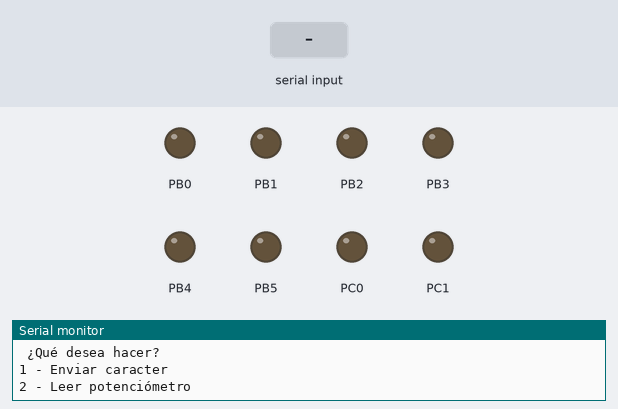
Recording of a program running on a simulated ATmega328P, built with avr-gcc and emulated at 16 MHz. Shown: output pins drawn as LEDs (lit = HIGH), the last lines printed to the serial monitor. The inputs (shaded band) are chosen by the test bench.

Above: at 1.2 s.
1.3 s: "2" received over Serial
At 1.6 s:
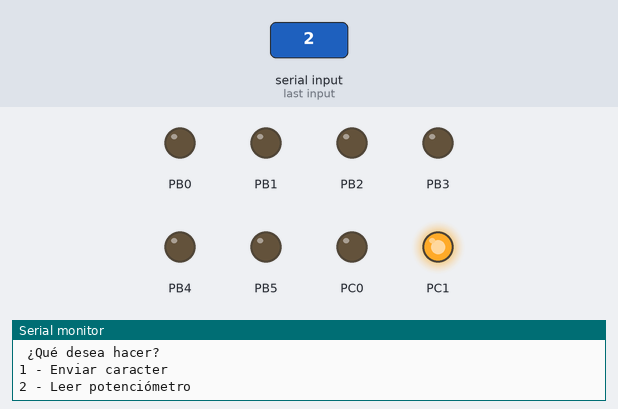
2.8 s: "1" received over Serial
4.3 s: "0" received over Serial
At 5.1 s:
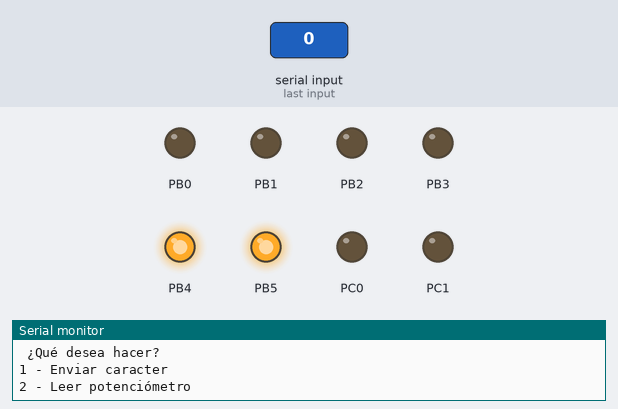
Timing chart, 0 to 7.3 s (numbered marks = the images above; inputs shaded):
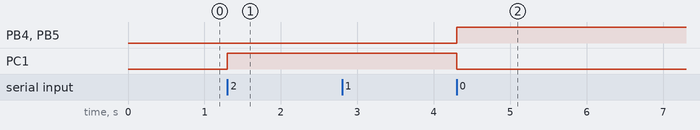

The program:

main.c
```c
// Universidad Del Valle de Guatemala
// Ingeniería Mecatrónica
// Programación de microcontroladores
// Laboratorio #4
// Caleb Portillo - 24419
/*****************************************************************************************************************************************************/
// Encabezado (Libraries)
#define F_CPU 16000000UL

#include <avr/io.h>
#include <util/delay.h>

// Variables
#define BAUD_RATE   9600
#define UBRR_VALUE  (F_CPU / (16UL * BAUD_RATE) - 1)
/*****************************************************************************************************************************************************/
// Function prototypes
int  main(void);
void setup();
void init_UART(uint16_t ubrr);
void init_ADC(void);
void writeChar(char c);
void writeString(char* string);
char readChar(void);
uint16_t read_ADC(uint8_t channel);
void displayASCII(char c);
/*****************************************************************************************************************************************************/
// Main Function
int main(void)
{
	setup();
	init_UART(UBRR_VALUE);
	init_ADC();

	while(1){
		writeString("\n ¿Qué desea hacer? \n");
		writeString("1 - Enviar caracter \n");
		writeString("2 - Leer potenciómetro \n");

		char option = readChar(); // Creamos una variable tipo char y leemos UDR0
		writeChar(option); // Eco del caracter recibido

		if (option == '1'){ // Enviar caracter
			writeString("\n Ingrese caracter:");
			char received = readChar(); // Leemos UDR0
			writeChar(received);
			displayASCII(received); // Mostrar en LEDs
		}

		else if(option == '2') { // Leer potenciómetro
	        uint16_t lectura_ADC = read_ADC(7); // Lectura de ADCH
		    displayASCII(lectura_ADC); // Mostrar en LEDs
			writeString("\nValor ADC: ");
		}

		else { // No se seleccionó opción válida
			writeString("Seleccione una opción inválida");
		}

	}
}
/*****************************************************************************************************************************************************/
// NON-Interrupt subroutines
void setup(){
	// Configurar PORTB[5-0] como salidas
	DDRB |= 0x3F;
	PORTB &= 0x3F; // Empiezan apagados

	// Configurar PORTC[1-0] como salidas
	DDRC |= 0x03;
	PORTC &= 0x03; // Empiezan apagados
}

void init_UART(uint16_t ubrr)
{
	// Configurar Baud Rate
	UBRR0 = ubrr;
	// Habilitar Rx y Tx
	UCSR0B = (1 << TXEN0) | (1 << RXEN0);
	// Modo async, sin paridad, 1 stop bit, 8 data bits
	UCSR0C = (1 << UCSZ01) | (1 << UCSZ00);
}

void init_ADC(void)
{
	ADMUX = (1 << REFS0); // Referencia
	ADCSRA = (1 << ADEN)  // Enable ADC
	| (1 << ADPS2) | (1 << ADPS1) | (1 << ADPS0); // Prescaler 128
}

uint16_t read_ADC(uint8_t channel)
{
	ADMUX = (ADMUX & 0xF0) | (channel & 0x0F); // Seleccionar canal de ADC
	ADMUX |= (1 << ADLAR); // Justificado a la izquierda
	ADCSRA |= (1 << ADSC); // Iniciar la primera conversión
	while (ADCSRA & (1 << ADSC)); // Espera a que termine
	return ADCH; // Resultado de 10 bits, pero solo tomamos los 8 más significativos
}

void writeChar(char c)
{
	while (!(UCSR0A & (1 << UDRE0)));
	UDR0 = c;
}

void writeString(char* string){

	for(uint8_t i = 0; string[i] != '\0'; i++){
		writeChar(string[i]);
	}
}

char readChar(void)
{
	// Espera hasta que haya un dato recibido (RXC0 = 1)
	while (!(UCSR0A & (1 << RXC0)));
	return UDR0;
}

void displayASCII(char c)
{
	// Asignar PORTB[5:0]
	PORTB = c;

	// Los bits [7:6] de c son PORTC[1:0]
	PORTC = (PORTC & 0xFC) | ((c >> 6) & 0x03);
}
```

Measured:
- after the input at 1.3 s, PC1: LOW → HIGH at once
- after the input at 4.3 s, PB4, PB5: LOW → HIGH at once; PC1: HIGH → LOW at once
